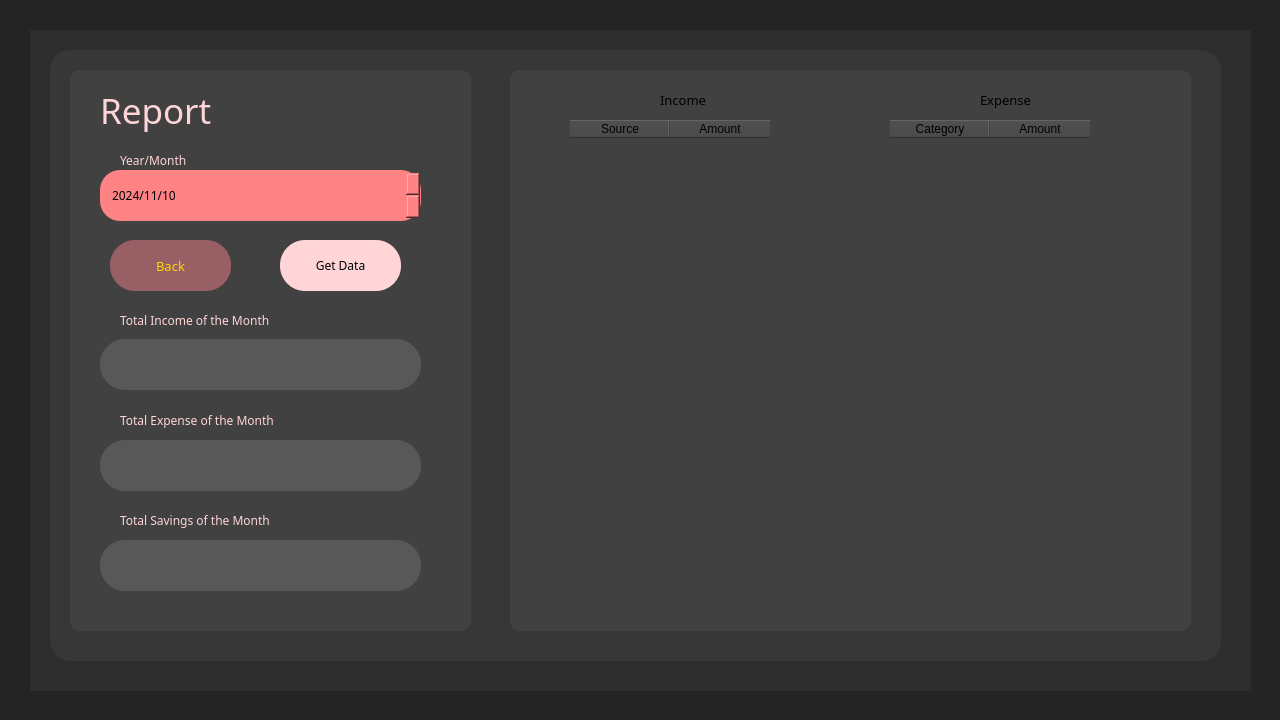
<?xml version="1.0" encoding="UTF-8"?>
<ui version="4.0">
 <class>Report</class>
 <widget class="QDialog" name="Report">
  <property name="geometry">
   <rect>
    <x>0</x>
    <y>0</y>
    <width>1280</width>
    <height>720</height>
   </rect>
  </property>
  <property name="windowTitle">
   <string>Dialog</string>
  </property>
  <widget class="QWidget" name="Fback" native="true">
   <property name="geometry">
    <rect>
     <x>0</x>
     <y>0</y>
     <width>1280</width>
     <height>720</height>
    </rect>
   </property>
   <property name="styleSheet">
    <string notr="true">QWidget{
	background-color: rgb(36, 36, 36);
}</string>
   </property>
   <widget class="QWidget" name="Fback1" native="true">
    <property name="geometry">
     <rect>
      <x>30</x>
      <y>30</y>
      <width>1221</width>
      <height>661</height>
     </rect>
    </property>
    <property name="styleSheet">
     <string notr="true">QWidget{
	background-color: rgb(45, 45, 45);
}</string>
    </property>
    <widget class="QWidget" name="Fback2" native="true">
     <property name="geometry">
      <rect>
       <x>20</x>
       <y>20</y>
       <width>1171</width>
       <height>611</height>
      </rect>
     </property>
     <property name="styleSheet">
      <string notr="true">QWidget{
	background-color: rgb(55, 55, 55);
	border-radius:20px;
}</string>
     </property>
     <widget class="QWidget" name="btnBack" native="true">
      <property name="geometry">
       <rect>
        <x>20</x>
        <y>20</y>
        <width>401</width>
        <height>561</height>
       </rect>
      </property>
      <property name="styleSheet">
       <string notr="true">QWidget{
	
	background-color: rgb(65, 65, 65);
	border-radius:10px;
}</string>
      </property>
      <widget class="QPushButton" name="btnSubmit">
       <property name="geometry">
        <rect>
         <x>210</x>
         <y>170</y>
         <width>121</width>
         <height>51</height>
        </rect>
       </property>
       <property name="font">
        <font>
         <family>Rockwell</family>
        </font>
       </property>
       <property name="styleSheet">
        <string notr="true">QPushButton{
	background-color:rgb(255, 213, 215);
	border-radius:25px;
	border-color: rgb(53, 69, 93);
	
	color: rgb(0, 0, 0);
}</string>
       </property>
       <property name="text">
        <string>Get Data</string>
       </property>
      </widget>
      <widget class="QLabel" name="label_date">
       <property name="geometry">
        <rect>
         <x>50</x>
         <y>80</y>
         <width>161</width>
         <height>20</height>
        </rect>
       </property>
       <property name="font">
        <font>
         <family>Rockwell</family>
        </font>
       </property>
       <property name="styleSheet">
        <string notr="true">QLabel{
	color:rgb(255, 213, 215);
}</string>
       </property>
       <property name="text">
        <string>Year/Month</string>
       </property>
      </widget>
      <widget class="QLabel" name="txtAcademic">
       <property name="geometry">
        <rect>
         <x>30</x>
         <y>0</y>
         <width>331</width>
         <height>81</height>
        </rect>
       </property>
       <property name="font">
        <font>
         <family>Poor Richard</family>
         <pointsize>26</pointsize>
        </font>
       </property>
       <property name="styleSheet">
        <string notr="true">QLabel{
	color:rgb(255, 213, 215);
}</string>
       </property>
       <property name="text">
        <string>Report</string>
       </property>
      </widget>
      <widget class="QPushButton" name="btnBack_2">
       <property name="geometry">
        <rect>
         <x>40</x>
         <y>170</y>
         <width>121</width>
         <height>51</height>
        </rect>
       </property>
       <property name="font">
        <font>
         <family>Rockwell</family>
         <pointsize>10</pointsize>
        </font>
       </property>
       <property name="styleSheet">
        <string notr="true">QPushButton{
	background-color:rgb(152, 96, 100);
	border-radius:25px;
	border-color: rgb(53, 69, 93);
	
	color: gold;
}</string>
       </property>
       <property name="text">
        <string>Back</string>
       </property>
      </widget>
      <widget class="QDateEdit" name="dateEdit">
       <property name="geometry">
        <rect>
         <x>30</x>
         <y>100</y>
         <width>321</width>
         <height>51</height>
        </rect>
       </property>
       <property name="font">
        <font>
         <family>Cascadia Code</family>
        </font>
       </property>
       <property name="styleSheet">
        <string notr="true">QDateEdit{
	background-color:rgb(255, 131, 133);
	border-radius:20px;
	padding-left:10px;
	padding-right:10px;
	color:black;
}</string>
       </property>
       <property name="readOnly">
        <bool>false</bool>
       </property>
       <property name="buttonSymbols">
        <enum>QAbstractSpinBox::ButtonSymbols::UpDownArrows</enum>
       </property>
       <property name="displayFormat">
        <string>yyyy/MM/dd</string>
       </property>
       <property name="calendarPopup">
        <bool>false</bool>
       </property>
       <property name="date">
        <date>
         <year>2024</year>
         <month>11</month>
         <day>10</day>
        </date>
       </property>
      </widget>
      <widget class="QLabel" name="totIncometxt">
       <property name="geometry">
        <rect>
         <x>50</x>
         <y>240</y>
         <width>201</width>
         <height>20</height>
        </rect>
       </property>
       <property name="font">
        <font>
         <family>Rockwell</family>
        </font>
       </property>
       <property name="styleSheet">
        <string notr="true">QLabel{
	color:rgb(255, 213, 215);
}</string>
       </property>
       <property name="text">
        <string>Total Income of the Month</string>
       </property>
      </widget>
      <widget class="QLabel" name="labelTotalIncome">
       <property name="geometry">
        <rect>
         <x>30</x>
         <y>269</y>
         <width>321</width>
         <height>51</height>
        </rect>
       </property>
       <property name="font">
        <font>
         <family>Cascadia Code</family>
        </font>
       </property>
       <property name="styleSheet">
        <string notr="true">QLabel{	
background-color:rgb(88, 88, 88);
	border-radius:25px;
	border-color: rgb(53, 69, 93);
	padding-left:15px;
	color:white;
}</string>
       </property>
       <property name="text">
        <string/>
       </property>
      </widget>
      <widget class="QLabel" name="labelTotalExpense">
       <property name="geometry">
        <rect>
         <x>30</x>
         <y>370</y>
         <width>321</width>
         <height>51</height>
        </rect>
       </property>
       <property name="font">
        <font>
         <family>Cascadia Code</family>
        </font>
       </property>
       <property name="styleSheet">
        <string notr="true">QLabel{	
background-color:rgb(88, 88, 88);
	border-radius:25px;
	border-color: rgb(53, 69, 93);
	padding-left:15px;
	color:white;
}</string>
       </property>
       <property name="text">
        <string/>
       </property>
      </widget>
      <widget class="QLabel" name="totExpensetxt">
       <property name="geometry">
        <rect>
         <x>50</x>
         <y>340</y>
         <width>291</width>
         <height>20</height>
        </rect>
       </property>
       <property name="font">
        <font>
         <family>Rockwell</family>
        </font>
       </property>
       <property name="styleSheet">
        <string notr="true">QLabel{
	color:rgb(255, 213, 215);
}</string>
       </property>
       <property name="text">
        <string>Total Expense of the Month</string>
       </property>
      </widget>
      <widget class="QLabel" name="labelTotalSavings">
       <property name="geometry">
        <rect>
         <x>30</x>
         <y>470</y>
         <width>321</width>
         <height>51</height>
        </rect>
       </property>
       <property name="font">
        <font>
         <family>Cascadia Code</family>
        </font>
       </property>
       <property name="styleSheet">
        <string notr="true">QLabel{	
background-color:rgb(88, 88, 88);
	border-radius:25px;
	border-color: rgb(53, 69, 93);
	padding-left:15px;
	color:white;
}</string>
       </property>
       <property name="text">
        <string/>
       </property>
      </widget>
      <widget class="QLabel" name="tonSavingtxt">
       <property name="geometry">
        <rect>
         <x>50</x>
         <y>440</y>
         <width>191</width>
         <height>20</height>
        </rect>
       </property>
       <property name="font">
        <font>
         <family>Rockwell</family>
        </font>
       </property>
       <property name="styleSheet">
        <string notr="true">QLabel{
	color:rgb(255, 213, 215);
}</string>
       </property>
       <property name="text">
        <string>Total Savings of the Month</string>
       </property>
      </widget>
     </widget>
     <widget class="QWidget" name="tableBack" native="true">
      <property name="geometry">
       <rect>
        <x>460</x>
        <y>20</y>
        <width>681</width>
        <height>561</height>
       </rect>
      </property>
      <property name="styleSheet">
       <string notr="true">QWidget{
	
	background-color: rgb(65, 65, 65);
	border-radius:10px;
}</string>
      </property>
      <widget class="QTableWidget" name="expenseTable">
       <property name="geometry">
        <rect>
         <x>380</x>
         <y>50</y>
         <width>251</width>
         <height>461</height>
        </rect>
       </property>
       <property name="editTriggers">
        <set>QAbstractItemView::EditTrigger::NoEditTriggers</set>
       </property>
       <column>
        <property name="text">
         <string>Category</string>
        </property>
       </column>
       <column>
        <property name="text">
         <string>Amount</string>
        </property>
       </column>
      </widget>
      <widget class="QTableWidget" name="incomeTable">
       <property name="geometry">
        <rect>
         <x>60</x>
         <y>50</y>
         <width>251</width>
         <height>461</height>
        </rect>
       </property>
       <property name="editTriggers">
        <set>QAbstractItemView::EditTrigger::NoEditTriggers</set>
       </property>
       <column>
        <property name="text">
         <string>Source</string>
        </property>
       </column>
       <column>
        <property name="text">
         <string>Amount</string>
        </property>
       </column>
      </widget>
      <widget class="QLabel" name="incometxt">
       <property name="geometry">
        <rect>
         <x>150</x>
         <y>20</y>
         <width>71</width>
         <height>20</height>
        </rect>
       </property>
       <property name="font">
        <font>
         <family>Rockwell</family>
         <pointsize>10</pointsize>
        </font>
       </property>
       <property name="text">
        <string>Income</string>
       </property>
      </widget>
      <widget class="QLabel" name="expensetxt">
       <property name="geometry">
        <rect>
         <x>470</x>
         <y>20</y>
         <width>71</width>
         <height>20</height>
        </rect>
       </property>
       <property name="font">
        <font>
         <family>Rockwell</family>
         <pointsize>10</pointsize>
        </font>
       </property>
       <property name="text">
        <string>Expense</string>
       </property>
      </widget>
     </widget>
    </widget>
   </widget>
  </widget>
 </widget>
 <resources/>
 <connections/>
</ui>
